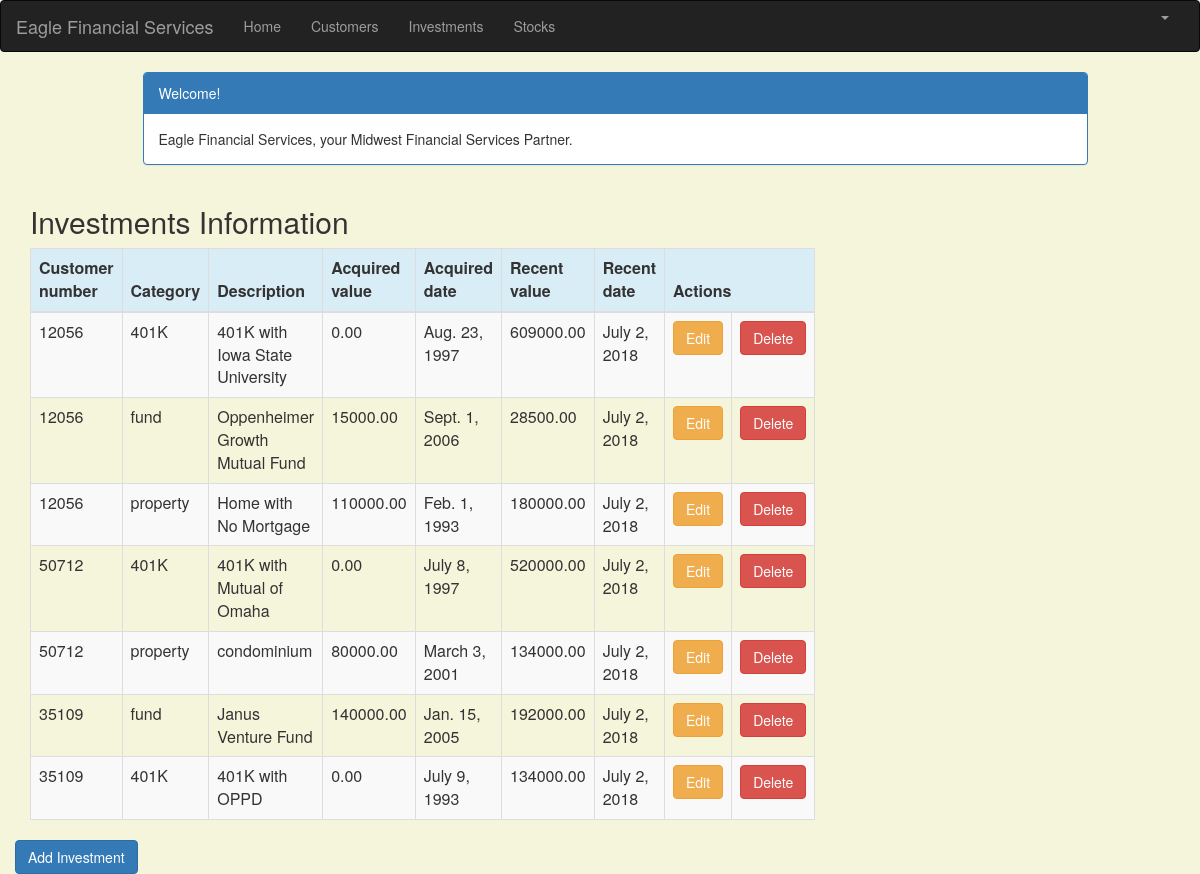
Page /investment_list (signed in) on the committed database.
### portfolio/models.py (models this page shows, shortened)
class Investment(models.Model):
    customer = models.ForeignKey(Customer, on_delete=models.CASCADE, related_name='investments')
    category = models.CharField(max_length=50)
    description = models.CharField(max_length=200)
    acquired_value = models.DecimalField(max_digits=10, decimal_places=2)
    acquired_date = models.DateField(default=timezone.now)
    recent_value = models.DecimalField(max_digits=10, decimal_places=2)
    recent_date = models.DateField(default=timezone.now, blank=True, null=True)

class Customer(models.Model):
    name = models.CharField(max_length=50)
    address = models.CharField(max_length=200)
    cust_number = models.IntegerField(blank=False, null=False)
    city = models.CharField(max_length=50)
    state = models.CharField(max_length=50)
    zipcode = models.CharField(max_length=10)
    email = models.EmailField(max_length=200)
    cell_phone = models.CharField(max_length=50)
    created_date = models.DateTimeField(
        default=timezone.now)
    updated_date = models.DateTimeField(auto_now_add=True)
    def __str__(self):
        return str(self.cust_number)

### portfolio/views.py (the view)
# urls.py: path('investment_list', views.investment_list, name='investment_list'),
@login_required
def investment_list(request):
    investments = Investment.objects.filter(acquired_date__lte=timezone.now())
    return render(request, 'portfolio/investment_list.html', {'investments': investments})

### portfolio/templates/portfolio/investment_list.html (shortened to what this page needs)
{% extends 'portfolio/base.html' %}
{% block content %}
    <html>
    <head>
        <link rel="stylesheet" href="https://maxcdn.bootstrapcdn.com/bootstrap/3.3.4/css/bootstrap.min.css">
    </head>
    <body>
    <div class="container">
        <div class="row">
            <div class="col-md-10 col-md-offset-1">
                <div class="panel panel-primary">
                    <div class="panel-heading">Welcome!</div>
                    <div class="panel-body">
                        Eagle Financial Services, your Midwest Financial Services Partner.
                    </div>
                </div>
            </div>
        </div>
    </div>
    <div class="row">
        <h2 style="padding-left: 15Px">Investments Information</h2>
    </div>
    <div>
        <table class="table table-striped table-bordered table-hover">
            <thead>
            <tr class="bg-info">
                <th>Customer number</th>
                <th>Category</th>
                <th>Description</th>
                <th>Acquired value</th>
                <th>Acquired date</th>
                <th>Recent value</th>
                <th>Recent date</th>
                <th colspan="3">Actions</th>
            </tr>
            </thead>
            <tbody>
            {% for investment in investments %}
                <tr>
                    <td>{{ investment.customer }}</td>
                    <td>{{ investment.category }}</td>
                    <td>{{ investment.description }}</td>
                    <td>{{ investment.acquired_value }}</td>
                    <td>{{ investment.acquired_date }}</td>
                    <td>{{ investment.recent_value }}</td>
                    <td>{{ investment.recent_date }}</td>
                    <td><a href="{% url 'portfolio:investment_edit' pk=investment.pk %}" class="btn btn-warning">Edit</a>
                    <td><a href="{% url 'portfolio:investment_delete' pk=investment.pk %}"
                           onclick="return confirm('Are you sure you want to delete?')"
                           class="btn btn-danger">Delete</a>
                    </td>
                </tr>
            {% endfor %}
            </tbody>
        </table>
     <div class="row">
            <a href="{% url 'portfolio:investment_new' %}" class="row"><span
                    class="btn btn-primary">Add Investment</span></a>
        </div>
    </div>
    </body>
    </html>
{% endblock %}

### portfolio/templates/portfolio/investment_list.html (style rules this page uses)
body { background-color: beige; }

### rows in the picture
Investment: customer "12056", category "401K", description "401K with Iowa State University", acquired_value "0.00", acquired_date "Aug. 23, 1997", recent_value "609000.00", recent_date "July 2, 2018"
Investment: customer "12056", category "fund", description "Oppenheimer Growth Mutual Fund", acquired_value "15000.00", acquired_date "Sept. 1, 2006", recent_value "28500.00", recent_date "July 2, 2018"
Investment: customer "12056", category "property", description "Home with No Mortgage", acquired_value "110000.00", acquired_date "Feb. 1, 1993", recent_value "180000.00", recent_date "July 2, 2018"
Investment: customer "50712", category "401K", description "401K with Mutual of Omaha", acquired_value "0.00", acquired_date "July 8, 1997", recent_value "520000.00", recent_date "July 2, 2018"
Investment: customer "50712", category "property", description "condominium", acquired_value "80000.00", acquired_date "March 3, 2001", recent_value "134000.00", recent_date "July 2, 2018"
Investment: customer "35109", category "fund", description "Janus Venture Fund", acquired_value "140000.00", acquired_date "Jan. 15, 2005", recent_value "192000.00", recent_date "July 2, 2018"
Investment: customer "35109", category "401K", description "401K with OPPD", acquired_value "0.00", acquired_date "July 9, 1993", recent_value "134000.00", recent_date "July 2, 2018"
